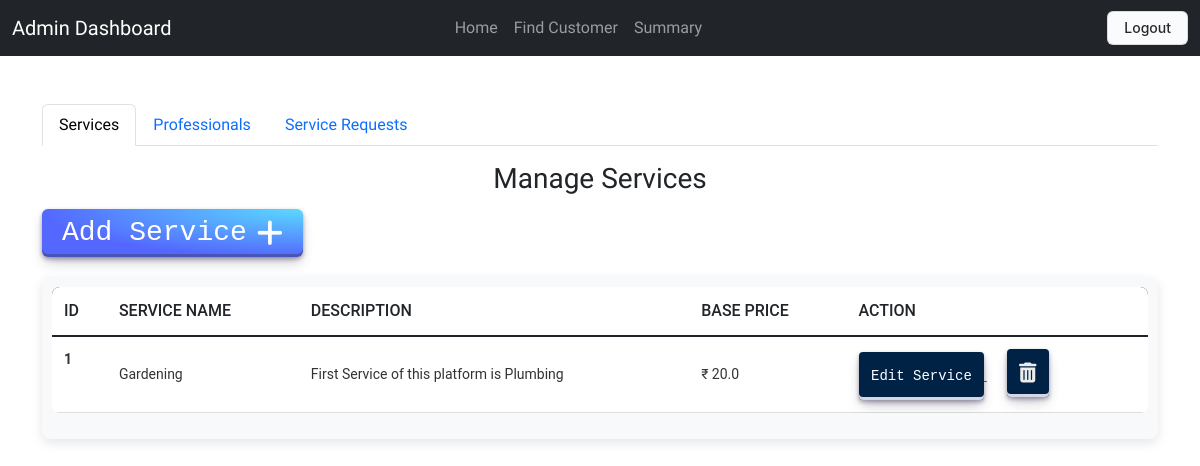
The page /admin (signed in) on the database its author committed.
### application/models.py (models this page shows)
class Service(db.Model):
    id = db.Column(db.Integer, primary_key=True)
    name = db.Column(db.String(150), nullable=False)
    price = db.Column(db.Float, nullable=False)
    description = db.Column(db.String(250))
    time_required = db.Column(db.Integer, default='2 Days')

### application/controllers.py (the view)
@app.route('/admin', methods=['GET'])
@roles_required("admin")
def admin():
    professionals = Professional.query.all()
    services = Service.query.all()
    service_request= ServiceRequest.query.all()
    return render_template('admin_dashboard.html', professionals= professionals, services= services, service_request=service_request)

### templates/admin_dashboard.html (shortened to what this page needs)
<!DOCTYPE html>
<html lang="en">
<head>
    <link href="https://cdn.jsdelivr.net/npm/bootstrap@5.3.0-alpha1/dist/css/bootstrap.min.css" rel="stylesheet">
    <link rel="stylesheet" href="/static/common.css">
    <link rel="stylesheet" href="https://cdnjs.cloudflare.com/ajax/libs/font-awesome/6.7.1/css/all.min.css" />
</head>
<body>
    <nav class="navbar navbar-expand-lg navbar-dark bg-dark">
        <div class="container-fluid">
            <a class="navbar-brand" href="#">Admin Dashboard</a>
          <div class="collapse navbar-collapse" id="navbarNav" >
              <ul class="navbar-nav ms-auto" style="display: flex; justify-content: center; width: 100%; padding-right: 15%;" >
                  <li class="nav-item"><a class="nav-link" href="/admin">Home</a></li>
                  <li class="nav-item"><a class="nav-link" href="/all_customers">Find Customer</a></li>
                  <li class="nav-item"><a class="nav-link" href="/summary">Summary</a></li>
              </ul>
          </div>
          <div class="nav-link" style="display: flex;">
              <a href="/logout"> <button class="button-4">Logout</button></a>
          </div>
        </div>
    </nav>
    <div class="container mt-5">
        <ul class="nav nav-tabs" id="adminTab" role="tablist">
            <li class="nav-item" role="presentation">
                <button class="nav-link active" id="services-tab" data-bs-toggle="tab" data-bs-target="#services" type="button" role="tab" aria-controls="services" aria-selected="true">Services</button>
            </li>
            <li class="nav-item" role="presentation">
                <button class="nav-link" id="professionals-tab" data-bs-toggle="tab" data-bs-target="#professionals" type="button" role="tab" aria-controls="professionals" aria-selected="false">Professionals</button>
            </li>
            <li class="nav-item" role="presentation">
                <button class="nav-link" id="service-requests-tab" data-bs-toggle="tab" data-bs-target="#service-requests" type="button" role="tab" aria-controls="service-requests" aria-selected="false">Service Requests</button>
            </li>
        </ul>
        <div class="tab-content mt-3" id="adminTabContent">
            <div class="tab-pane fade show active" id="services" role="tabpanel" aria-labelledby="services-tab">
                <h3 style="display: flex; justify-content: center; padding-bottom: 5px;">Manage Services</h3>
                <a href="/add_service" >
                    <button class="button-29" role="button" style="padding: 20px; font-size: 28px;" ><span style="padding-right: 10px;">Add Service</span> <i class="fa-solid fa-plus" style="font-size: 30px;"></i> </button>
                </a>
                 <div class="tableMain" >
                    <table class="table">
                        <thead>
                          <tr>
                            <th scope="col">ID</th>
                            <th scope="col">Service Name</th>
                            <th scope="col">Description</th>
                            <th scope="col">Base Price</th>
                            <th scope="col">Action</th>
                          </tr>
                        </thead>
                        <tbody class="table-group-divider">
                        {% for service in services %}
                          <tr>
                            <th scope="row">{{loop.index}}</th>
                            <td>{{service.name}}</td>
                            <td>{{service.description}}</td>
                            <td>₹ {{service.price}}</td>
                            <td><a href="/editservice/{{service.id}}">
                                <button class="button-30" role="button">Edit Service</button>
                                </a>
                                <a href="/delete_service/{{service.id}}" style="padding-left: 20px;">
                                  <button class="button-30" role="button">
                                  <i class="fa-solid fa-trash-can" style="color: rgb(236, 236, 236);  font-size: 20px;"></i>
                                  </button>
                                </a>
                              </td>
                          </tr>
                        {% endfor %}
                        </tbody>
                      </table>
                 </div>
            </div>
    </div>
</body>
</html>

### static/common.css (style rules this page uses)
body { font-family: "Josefin Sans", serif; }
li { font-family: "Rowdies", sans-serif; font-weight: 400; font-style: normal; }
.tableMain { width: 100%; overflow-x: auto; margin: 20px 0; padding: 10px; background-color: #f8f9fa; border-radius: 8px; box-shadow: 0 4px 12px rgba(0, 0, 0, 0.1); }
.table { width: 100%; border-collapse: collapse; font-family: 'Roboto', sans-serif; text-align: left; background-color: white; border-radius: 8px; overflow: hidden; }
.table thead { background-color: #012a52; color: white; font-size: 16px; text-transform: uppercase; }
.table thead th { padding: 12px; font-weight: 500; }
.table tbody tr { border-bottom: 1px solid #ddd; transition: background-color 0.2s ease; }
.table tbody td, .table tbody th { padding: 12px; font-size: 14px; color: #333; }
.table tbody td { vertical-align: middle; }
.table tbody .button-30 { display: inline-block; background-color: #002245; color: white; border: none; padding: 8px 12px; border-radius: 4px; font-size: 14px; text-align: center; text-decoration: none; cursor: pointer; transition: background-color 0.3s ease, box-shadow 0.3s ease; }
.button-29 { align-items: center; appearance: none; background-image: radial-gradient(100% 100% at 100% 0, #5adaff 0, #5468ff 100%); border: 0; border-radius: 6px; box-shadow: rgba(45, 35, 66, .4) 0 2px 4px,rgba(45, 35, 66, .3) 0 7px 13px -3px,rgba(58, 65, 111, .5) 0 -3px 0 inset; box-sizing: border-box; color: #fff; cursor: pointer; display: inline-flex; font-family: "JetBrains Mono",monospace; height: 48px; justify-content: center; line-height: 1; list-style: none; overflow: hidden; padding-left: 16px; padding-right: 16px; position: relative; text-align: left; text-decoration: none; transition: box-shadow .15s,transform .15s; user-select: none; -webkit-user-select: none; touch-action: manipulation; white-space: nowrap; will-change: box-shadow,transform; font-size: 18px; }
.button-30 { align-items: center; appearance: none; background-color: #FCFCFD; border-radius: 4px; border-width: 0; box-shadow: rgba(45, 35, 66, 0.4) 0 2px 4px,rgba(45, 35, 66, 0.3) 0 7px 13px -3px,#D6D6E7 0 -3px 0 inset; box-sizing: border-box; color: #36395A; cursor: pointer; display: inline-flex; font-family: "JetBrains Mono",monospace; height: 48px; justify-content: center; line-height: 1; list-style: none; overflow: hidden; padding-left: 16px; padding-right: 16px; position: relative; text-align: left; text-decoration: none; transition: box-shadow .15s,transform .15s; user-select: none; -webkit-user-select: none; touch-action: manipulation; white-space: nowrap; will-change: box-shadow,transform; font-size: 15px; }
.button-4 { appearance: none; background-color: #FAFBFC; border: 1px solid rgba(27, 31, 35, 0.15); border-radius: 6px; box-shadow: rgba(27, 31, 35, 0.04) 0 1px 0, rgba(255, 255, 255, 0.25) 0 1px 0 inset; box-sizing: border-box; color: #24292E; cursor: pointer; display: inline-block; font-family: -apple-system, system-ui, "Segoe UI", Helvetica, Arial, sans-serif, "Apple Color Emoji", "Segoe UI Emoji"; font-size: 14px; font-weight: 500; line-height: 20px; list-style: none; padding: 6px 16px; position: relative; transition: background-color 0.2s cubic-bezier(0.3, 0, 0.5, 1); user-select: none; -webkit-user-select: none; touch-action: manipulation; vertical-align: middle; white-space: nowrap; word-wrap: break-word; }
.button-4:before { display: none; }

### rows shown on the page
Service: name "Gardening", description "First Service of this platform is Plumbing", price "20.0"
